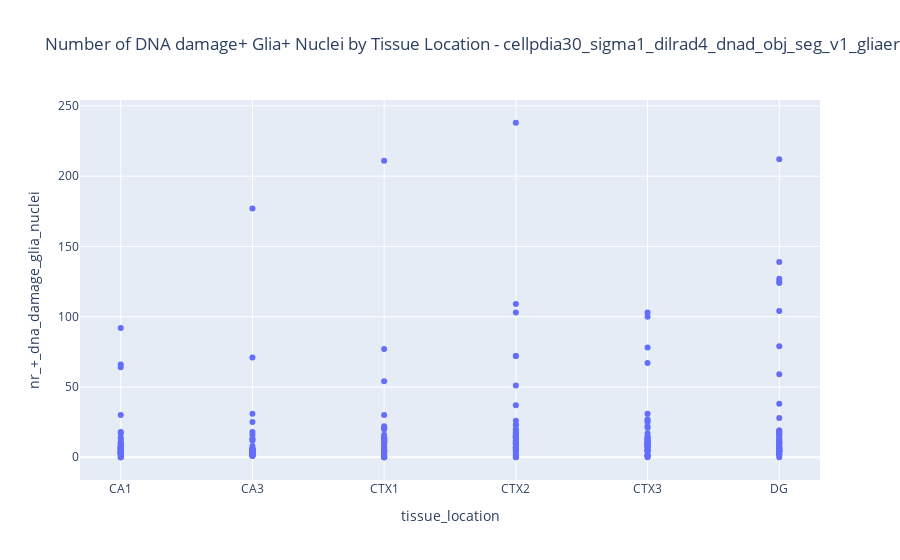

The notebook cell this image was saved under:
### Code cell
# Create the plot
fig = px.scatter(df, x='tissue_location', y='nr_+_dna_damage_glia_nuclei',
                 hover_data=['staining_id','index','filename'], title=f"Number of DNA damage+ Glia+ Nuclei by Tissue Location - {title}")

# Show the plot
fig.show()

### Figure 1 — Plotly figure (JSON) as saved in the notebook; plotly's stock layout.template omitted (floating-point values rounded to 4 significant figures; data arrays with more than 128 entries replaced by an {"elided": "..."} marker saying what was removed)
{"data": [{"customdata": {"elided": "252x3 mixed values"}, "hovertemplate": "tissue_location=%{x}<br>nr_+_dna_damage_glia_nuclei=%{y}<br>staining_id=%{customdata[0]}<br>index=%{customdata[1]}<br>filename=%{customdata[2]}<extra></extra>", "legendgroup": "", "marker": {"color": "#636efa", "symbol": "circle"}, "mode": "markers", "name": "", "orientation": "v", "showlegend": false, "type": "scatter", "x": {"elided": "252 str values"}, "xaxis": "x", "y": {"elided": "252 int values"}, "yaxis": "y"}], "layout": {"legend": {"tracegroupgap": 0}, "title": {"text": "Number of DNA damage+ Glia+ Nuclei by Tissue Location - cellpdia30_sigma1_dilrad4_dnad_obj_seg_v1_gliaero6_gliathr20_dnadero2"}, "xaxis": {"anchor": "y", "domain": [0, 1], "title": {"text": "tissue_location"}}, "yaxis": {"anchor": "x", "domain": [0, 1], "title": {"text": "nr_+_dna_damage_glia_nuclei"}}}}
